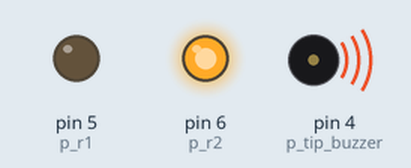
Bench run of a sketch on a simulated Arduino Uno, built with avr-gcc and run on an emulated ATmega328P. Shown: output pins drawn as LEDs (lit = HIGH), buzzer (waves = sounding).

Above: at 1.6 s.
At 3.6 s:
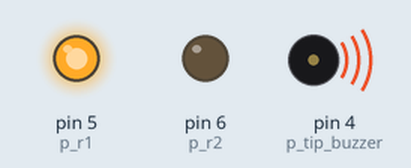
At 8.0 s:
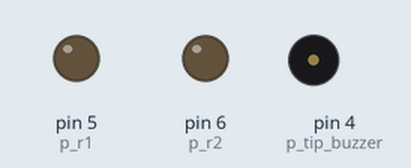
Timing chart, 0 to 10.4 s (numbered marks = the images above):
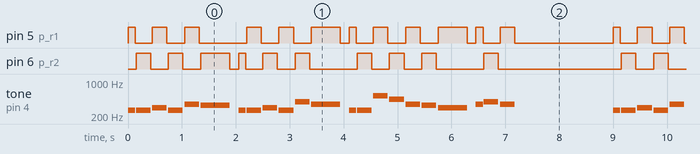

Measured:
- by itself, pin 5 (p_r1): moves between LOW and HIGH, repeating every 9.0 s
- by itself, tone on pin 4 (p_tip_buzzer): plays 261 Hz for 0.14 s, 261 Hz for 0.27 s, 294 Hz for 0.27 s, 261 Hz for 0.27 s, 349 Hz for 0.27 s, 330 Hz for 0.54 s … (320 notes in this stretch)
- by itself, pin 6 (p_r2): repeats every 9.0 s: LOW 0.33 s, HIGH 0.27 s, LOW 0.33 s, HIGH 0.54 s, LOW 0.16 s, HIGH 0.14 s, LOW 0.32 s, HIGH 0.27 s, LOW 0.33 s, HIGH 0.27 s, LOW 0.88 s, 2 × (HIGH 0.27 s, LOW 0.33 s), HIGH 0.27 s, LOW 0.88 s, HIGH 0.27 s, LOW 2.3 s, HIGH 0.27 s

The sketch:

tema.ino
```cpp
#define p_tip_buzzer 4    // Buzzer principal
#define p_r1 5            // LED1
#define p_r2 6            // LED2

#define NOTE_C4 261
#define NOTE_D4 294
#define NOTE_E4 330
#define NOTE_F4 349
#define NOTE_G4 392
#define NOTE_A4 440
#define NOTE_B4 494

#define NOTE_C5 523
#define NOTE_D5 587
#define NOTE_E5 659
#define NOTE_F5 698
#define NOTE_G5 784

#define REST 0 // Pauză

// Melodia "Happy Birthday to You"
int melody[] = {
  NOTE_C4, NOTE_C4, NOTE_D4, NOTE_C4, NOTE_F4, NOTE_E4,
  REST,
  NOTE_C4, NOTE_C4, NOTE_D4, NOTE_C4, NOTE_G4, NOTE_F4,
  REST,
  NOTE_C4, NOTE_C4, NOTE_C5, NOTE_A4, NOTE_F4, NOTE_E4, NOTE_D4,
  REST,
  NOTE_F4, NOTE_G4, NOTE_F4,
  REST
};


int durations[] = {
  150, 300, 300, 300, 300, 600,
  100,
  150, 300, 300, 300, 300, 600,
  100,
  150, 300, 300, 300, 300, 300, 600,
  100,
  150, 300, 300, 300, 300, 600,
  500
};

const int NUM_NOTES = sizeof(melody)/sizeof(melody[0]);

void setup() {
  pinMode(p_tip_buzzer, OUTPUT);
  pinMode(p_r1, OUTPUT);
  pinMode(p_r2, OUTPUT);
}

void loop() {
  for(int i = 0; i < NUM_NOTES; i++){
    playNote(i);
  }
  delay(1500);
}

void playNote(int idx){
  int noteDuration = durations[idx];

  if(melody[idx] == REST){
    noTone(p_tip_buzzer);
    digitalWrite(p_r1, LOW);
    digitalWrite(p_r2, LOW);
  } else {
    tone(p_tip_buzzer, melody[idx]);

    if(idx % 2 == 0){
      digitalWrite(p_r1, HIGH);
      digitalWrite(p_r2, LOW);
    } else {
      digitalWrite(p_r1, LOW);
      digitalWrite(p_r2, HIGH);
    }
  }

  delay(noteDuration * 0.9);

  noTone(p_tip_buzzer);
  digitalWrite(p_r1, LOW);
  digitalWrite(p_r2, LOW);

  delay(noteDuration * 0.1);
}
```
